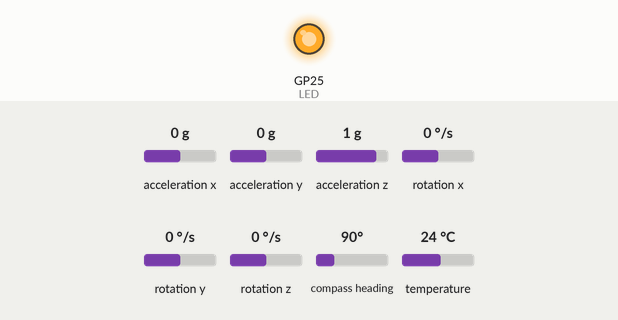
The program below on a simulated Raspberry Pi Pico running MicroPython. Shown: output pins drawn as LEDs (lit = HIGH). The test bench sets the inputs (shaded band); at power-on: acceleration x 0 g, acceleration y 0 g, acceleration z 1 g, rotation x 0 °/s, rotation y 0 °/s, rotation z 0 °/s, compass heading 90°, temperature 24 °C. What the program prints to the serial console is not drawn.

Above: at 0.1 s.
At 1.1 s:
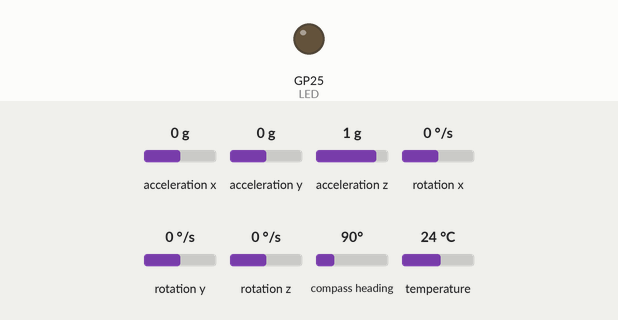
Timing chart, 0 to 2.6 s (numbered marks = the images above):
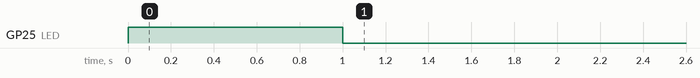

The program:

I2C.py
```python
from imu import MPU6050
from time import sleep
from machine import Pin, I2C
from hmc5883l import HMC5883L
from time import sleep


LED = machine.Pin(25, machine.Pin.OUT)
LED.value(1)

sleep(1)

LED(0)

i2c=machine.I2C(0,sda=machine.Pin(0), scl=machine.Pin(1))
print('Scanning I2C bus.')
devices = i2c.scan()
print(devices)

while True:
    #Sensor 1 full call code
    sensor = HMC5883L(scl=1, sda=0)
    x, y, z = sensor.read()
    print(sensor.format_result(x, y, z))
    sleep(0.2)

    #Sensor 2 full call code
    imu = MPU6050(i2c)
    ax=round(imu.accel.x,5)
    ay=round(imu.accel.y,5)
    az=round(imu.accel.z,5)
    gx=round(imu.gyro.x,5)
    gy=round(imu.gyro.y,5)
    gz=round(imu.gyro.z,5)
    tem=round(imu.temperature,2)
    print("ax",ax,"ay",ay,"az",az,"gx",gx,"gy",gy,"gz",gz,"Temperature",tem)
```
